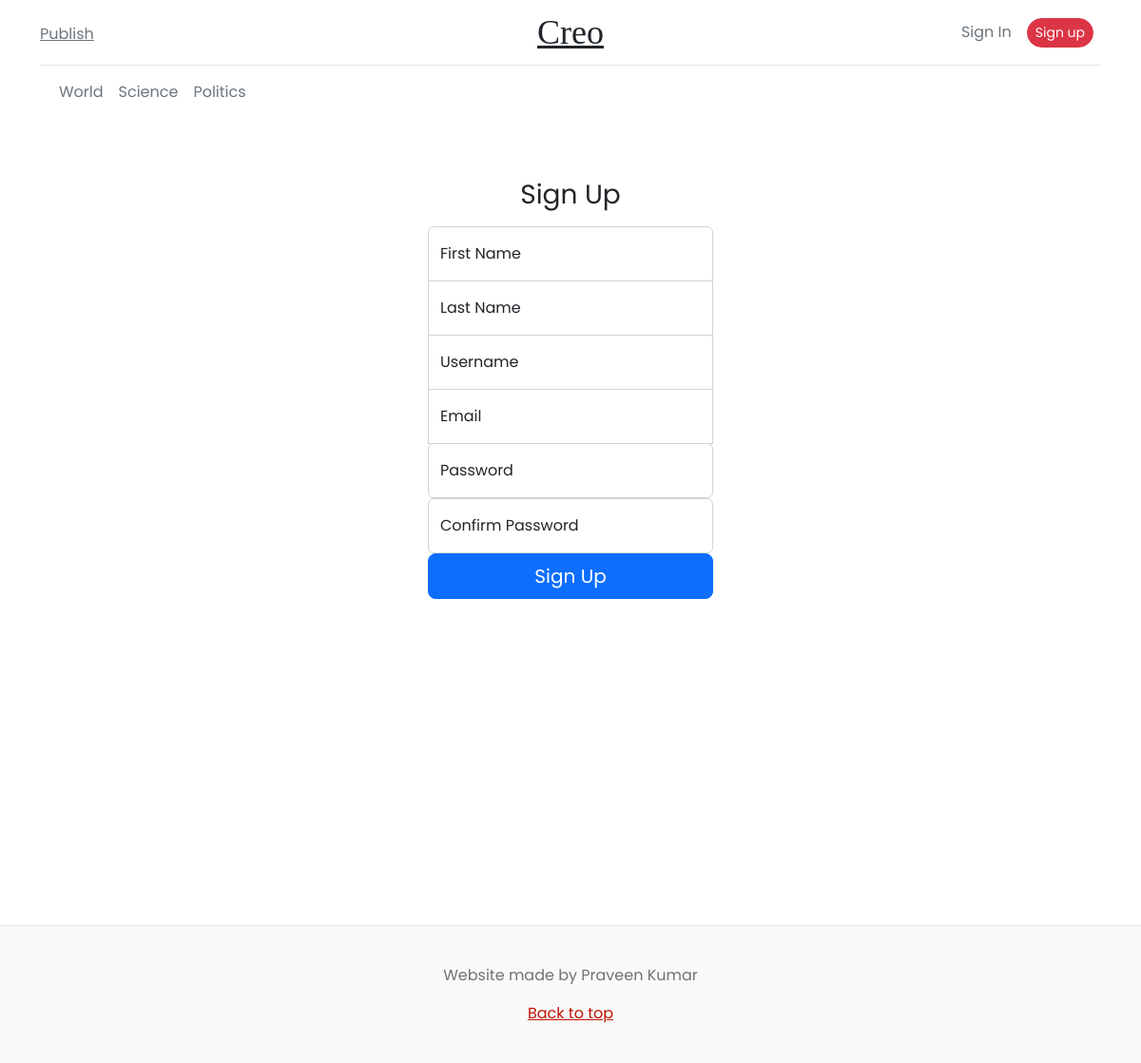
Screenshot of /auth/register/ with the database file from the repository.
### main/models.py (models this page shows)
class Tag(models.Model):
    name = models.CharField(max_length = 50)
    def __str__(self) -> str:
        return self.name

### cauth/views.py (the view, shortened to what this page needs)
# urls.py: path("register/", views.register, name = "register"),
def register(request):
    form = forms.UserRegisterForm()
    context = {
        "form" : form,
    }
    return render(request, "cauth/register.html", context)

### cauth/forms.py
class UserRegisterForm(UserCreationForm):
    email = forms.EmailField()
    first_name = forms.CharField(max_length=50)
    last_name = forms.CharField(max_length=50)
    class Meta:
        model = User
        fields = ['first_name', 'last_name', 'username', 'email', 'password1', 'password2']

### main/context_processors.py (called while the page is built)
def tags_processor(request):
    tags = models.Tag.objects.all().distinct()
    return {"tags" : tags}

### templates/cauth/register.html (shortened to what this page needs)
{% extends 'base.html' %}
{% load static %}
{% load widget_tweaks %}
{% block head %}
    <link rel="stylesheet" href={% static 'cauth/register.css' %} />
{% endblock head %}
{% block container %}
    <main class="form-signin w-100 m-auto text-center mt-5">
        <form method="POST">
            <h1 class="h3 mb-3 fw-normal">Sign Up</h1>
            <div class="form-floating">
                {% render_field form.first_name type="text" class="form-control" id="get-fname" placeholder="First Name" %}
                <label for="get-fname">First Name</label>
            </div>
            <div class="form-floating">
                {% render_field form.last_name type="text" class="form-control" id="get-lname" placeholder="Last Name" %}
                <label for="get-lname">Last Name</label>
            </div>
            <div class="form-floating">
                {% render_field form.username type="text" class="form-control" id="get-username" placeholder="myUniqueUsername" hx-post="/auth/check_username/" hx-swap="outerhtml" hx-trigger="keyup changed delay:2s" hx-target="#username-error" %}
                <label for="get-username">Username</label>
            </div>
            <div class="form-floating">
                {% render_field form.email type="email" class="form-control" id="get-email" placeholder="mymail@mail.com" %}
                <label for="floatingInput">Email</label>
            </div>
            <div class="form-floating">
                {% render_field form.password1 id="get-password" type="password" class="form-control" id="floatingPassword" placeholder="Password" %}
                <label for="floatingPassword">Password</label>
            </div>
            <div class="form-floating">
                {% render_field form.password2 id="confirm-password" type="password" class="form-control" id="floatingPassword" placeholder="Confirm Password" %}
                <label for="floatingPassword">Confirm Password</label>
            </div>
            <button class="w-100 btn btn-lg btn-primary" type="submit">Sign Up</button>
        </form>
    </main>
{% endblock container %}

### templates/navbar.html (shortened to what this page needs)
<div class="container">
    <header class="blog-header lh-1 py-3">
        <div class="row flex-nowrap justify-content-between align-items-center">
            <div class="col-4 pt-1">
                <a class="link-secondary" href={% url 'create_article' %}>Publish</a>
            </div>
            <div class="col-4 text-center">
                <a class="blog-header-logo text-dark" href={% url 'home' %}>Creo</a>
            </div>
            <div class="col-4 d-flex justify-content-end align-items-center">
                <span class="mx-2">
                    {% if user.is_authenticated %}
                        <div class="btn-group dropdown dropdown-center">
                            <button type="button"
                                    class="btn btn-danger dropdown-toggle"
                                    data-bs-toggle="dropdown"
                                    aria-expanded="false">
                                {{ user.username }}
                            </button>
                            <ul class="dropdown-menu">
                                <li>
                                    <a class="dropdown-item" href={% url 'profile' user.pk %}>Profile</a>
                                </li>
                                <li>
                                    <hr class="dropdown-divider" />
                                </li>
                                <li>
                                    <a class="dropdown-item" href={% url 'cauth:logout' %}>Sign out</a>
                                </li>
                            </ul>
                        </div>
                    {% else %}
                        <a class="link-secondary text-decoration-none"
                           href="{% url 'cauth:login' %}">Sign In</a>
                    {% endif %}
                </span>
                <span class="mx-2">
                    {% if user.is_authenticated == False %}
                        <a class="btn btn-sm btn-danger rounded-pill"
                           href="{% url 'cauth:register' %}">Sign up</a>
                    {% endif %}
                </span>
            </div>
        </div>
    </header>
    <nav class="navbar navbar-expand-lg bg-body-tertiary">
        <div class="container-fluid">
            <div class="collapse navbar-collapse" id="navbarSupportedContent">
                <ul class="navbar-nav me-auto mb-2 mb-lg-0">
                {% for tag in tags %}
                    <li class="nav-item">
                        <a class="nav-link link-secondary p-2" href={% url 'tag_list' tag.pk %}>{{ tag }}</a>
                    </li>
                {% endfor %}
                </ul>
            </div>
        </div>
    </nav>
</div>

### static/styles.css (style rules this page uses)
:root { --main-font: 'Poppins', sans-serif; }
* { font-family: var(--main-font); }
.blog-header { border-bottom: 1px solid #e5e5e5; }
.blog-header-logo { font-family: "Playfair Display", Georgia, "Times New Roman", serif ; font-size: 2.25rem; }
a { color: #BF1304; }

### static/cauth/register.css (style rules this page uses)
.form-signin { max-width: 330px; padding: 15px; }
.form-signin input[type="text"] { margin-bottom: -1px; border-bottom-right-radius: 0; border-bottom-left-radius: 0; }
#get-lname, #get-username { border-radius: 0; }
.form-signin input[type="email"]#get-email { margin-bottom: -1px; border-radius: 0px; }

### rows the page displays
Tag: name "World"
Tag: name "Science"
Tag: name "Politics"
